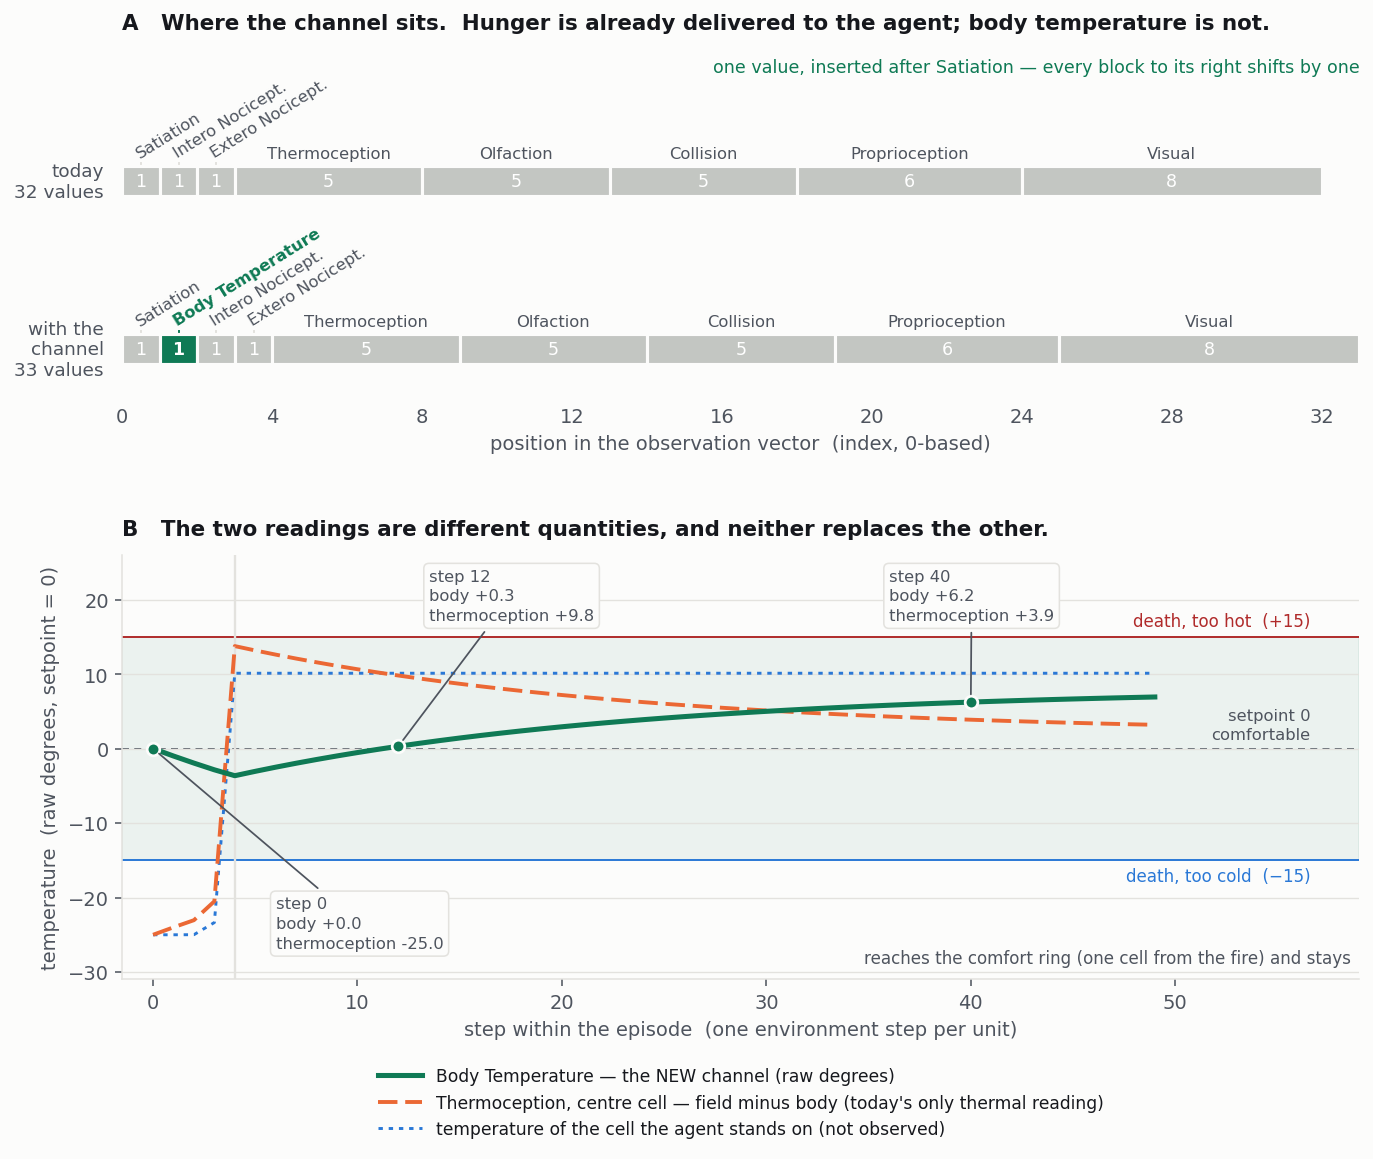

Source code (Python):
"""Figure J — the body-temperature observation channel.

Panel A: where the channel sits in the observation vector, before and after.
Panel B: a worked walk from the cold ground into the comfort ring, showing what
         the new channel reports and how it differs from the thermoceptor.

Run: /home/vncuser/miniconda3/envs/grid_world_pain/bin/python figJ_obs.py
"""
import matplotlib; matplotlib.use('Agg')
import matplotlib.pyplot as plt
from matplotlib.patches import Rectangle
import numpy as np
from sim import gaussian_smooth, body_traj, H, W

SURF='#fcfcfb'; INK='#16181d'; INK2='#4e545e'; GRID='#e3e2de'
COLD='#2a78d6'; HOT='#b02b2b'; WARM='#eb6834'; OK='#0f7a55'; MUTE='#c3c6c2'
plt.rcParams.update({'figure.dpi':100,'figure.facecolor':SURF,'axes.facecolor':SURF,
 'savefig.facecolor':SURF,'text.color':INK,'axes.labelcolor':INK2,'xtick.color':INK2,
 'ytick.color':INK2,'axes.edgecolor':GRID,'font.size':10,'axes.titlesize':11,
 'axes.titleweight':'bold'})

K_EX, K_LOSS, SETPOINT = 0.04, 0.01, 0.0
DEFAULT, A_FIRE, SIGMA = -25.0, 300.0, 0.7

# ---- the field the walk happens in -------------------------------------------
raw = np.full((H, W), DEFAULT); raw[5, 5] += A_FIRE
FIELD = gaussian_smooth(raw, SIGMA)

# the agent walks in along a row toward the fire at (5,5), then stops at d=1
PATH = [(5, 0), (5, 1), (5, 2), (5, 3)] + [(5, 4)]*46      # d=5..1, then holds at d=1
DWELL_START = 4

# ---- Panel A data: the observation layout ------------------------------------
BEFORE = [("Satiation",1),("Intero Nocicept.",1),("Extero Nocicept.",1),
          ("Thermoception",5),("Olfaction",5),("Collision",5),
          ("Proprioception",6),("Visual",8)]
AFTER  = [("Satiation",1),("Body Temperature",1),("Intero Nocicept.",1),
          ("Extero Nocicept.",1),("Thermoception",5),("Olfaction",5),
          ("Collision",5),("Proprioception",6),("Visual",8)]

fig = plt.figure(figsize=(11.4, 8.6))
gs = fig.add_gridspec(2, 1, height_ratios=[1.0, 1.22], hspace=0.40)

# ================= Panel A =====================================================
axA = fig.add_subplot(gs[0]); axA.set_xlim(0, 33); axA.set_ylim(-2.35, 3.45)
for s in axA.spines.values(): s.set_visible(False)
axA.set_yticks([]); axA.set_xticks(range(0, 34, 4))
axA.set_xlabel("position in the observation vector  (index, 0-based)")
axA.tick_params(axis='x', length=0)

def band(ax, blocks, y, h, hl=None, lab_y=None):
    """Draw one observation vector. Blocks >=4 wide are labelled inside; narrow
    ones are labelled above with a leader, because a 1-wide box cannot hold a name."""
    x = 0
    for name, w in blocks:
        is_new = (name == hl)
        ax.add_patch(Rectangle((x, y), w, h, facecolor=(OK if is_new else MUTE),
                               edgecolor=SURF, linewidth=1.6, zorder=2))
        ax.text(x + w/2, y + h/2, str(w), ha='center', va='center', zorder=3,
                fontsize=9, color='white',
                fontweight='bold' if is_new else 'normal')
        if w >= 4:
            ax.text(x + w/2, y + h + 0.09, name, ha='center', va='bottom',
                    fontsize=8.4, color=INK2, zorder=3)
        else:
            ax.plot([x + w/2, x + w/2], [y + h + 0.04, lab_y - 0.05],
                    color=(OK if is_new else GRID), lw=1.0, zorder=1)
            ax.text(x + w/2, lab_y, name, ha='left', va='bottom', rotation=32,
                    rotation_mode='anchor', fontsize=8.4, zorder=3,
                    color=(OK if is_new else INK2),
                    fontweight='bold' if is_new else 'normal')
        x += w

band(axA, BEFORE, 1.05, 0.50, lab_y=1.65)
band(axA, AFTER,  -1.75, 0.50, hl="Body Temperature", lab_y=-1.15)
axA.text(-0.5, 1.30, "today\n32 values", ha='right', va='center', fontsize=9.5, color=INK2)
axA.text(-0.5, -1.50, "with the\nchannel\n33 values", ha='right', va='center',
         fontsize=9.5, color=INK2)
axA.text(33, 3.20, "one value, inserted after Satiation — every block to its right shifts by one",
         fontsize=9, color=OK, va='center', ha='right')
axA.set_title("A   Where the channel sits.  Hunger is already delivered to the agent; body temperature is not.",
              loc='left', pad=12)

# ================= Panel B =====================================================
axB = fig.add_subplot(gs[1])
T = SETPOINT; body=[]; centre=[]; cell=[]; dist=[]
for (r, c) in PATH:
    f = float(FIELD[r, c])
    body.append(T); centre.append(f - T); cell.append(f)
    dist.append(abs(r-5)+abs(c-5))
    T = T + K_EX*(f - T) - K_LOSS*(T - SETPOINT)
steps = np.arange(len(PATH))

axB.axhspan(-15, 15, color=OK, alpha=0.07, zorder=0)
axB.axhline(0, color=INK2, lw=0.9, ls=(0, (4, 3)), zorder=1)
axB.axhline(15, color=HOT, lw=1.0, zorder=1); axB.axhline(-15, color=COLD, lw=1.0, zorder=1)
axB.plot(steps, body, color=OK, lw=2.6, zorder=4,
         label="Body Temperature — the NEW channel (raw degrees)")
axB.plot(steps, centre, color=WARM, lw=2.0, ls=(0, (5, 2)), zorder=3,
         label="Thermoception, centre cell — field minus body (today's only thermal reading)")
axB.plot(steps, cell, color=COLD, lw=1.5, ls=(0, (1.5, 2)), zorder=2,
         label="temperature of the cell the agent stands on (not observed)")

axB.text(len(PATH)+6.6, 15.9, "death, too hot  (+15)", color=HOT, fontsize=8.6,
         va='bottom', ha='right')
axB.text(len(PATH)+6.6, -15.9, "death, too cold  (−15)", color=COLD, fontsize=8.6,
         va='top', ha='right')
axB.text(len(PATH)+6.6, 0.9, "setpoint 0\ncomfortable", color=INK2, fontsize=8.4,
         ha='right', va='bottom', linespacing=1.3)
axB.axvline(DWELL_START, color=GRID, lw=1.2, zorder=1)
axB.text(len(PATH)+8.6, -29.4, "reaches the comfort ring (one cell from the fire) and stays",
         fontsize=8.6, color=INK2, va='bottom', ha='right')

for s, (ax_, ay_) in zip((0, 12, 40), ((6.0, -23.5), (13.5, 20.5), (36.0, 20.5))):
    axB.plot([s], [body[s]], 'o', ms=6.5, color=OK, zorder=5,
             markeredgecolor=SURF, markeredgewidth=1.4)
    axB.annotate(f"step {s}\nbody {body[s]:+.1f}\nthermoception {centre[s]:+.1f}",
                 xy=(s, body[s]), xytext=(ax_, ay_), fontsize=8.4,
                 color=INK2, linespacing=1.4, zorder=6, ha='left', va='center',
                 bbox=dict(boxstyle='round,pad=0.32', fc=SURF, ec=GRID, lw=0.8),
                 arrowprops=dict(arrowstyle='-', color=INK2, lw=0.9,
                                 shrinkA=2, shrinkB=4))

axB.set_xlim(-1.5, len(PATH)+9); axB.set_ylim(-31, 26)
axB.set_xlabel("step within the episode  (one environment step per unit)")
axB.set_ylabel("temperature  (raw degrees, setpoint = 0)")
axB.grid(axis='y', color=GRID, lw=0.7, zorder=0)
for s in ('top','right'): axB.spines[s].set_visible(False)
axB.legend(loc='upper center', bbox_to_anchor=(0.5, -0.17), frameon=False,
           fontsize=8.8, ncol=1, handlelength=2.6)
axB.set_title("B   The two readings are different quantities, and neither replaces the other.",
              loc='left', pad=10)

fig.savefig('figJ_obs.png', bbox_inches='tight', dpi=140)
print("wrote figJ_obs.png")
for s in (0, 12, 40):
    print(f"  step {s:2d}: body {body[s]:+7.2f}  thermo_centre {centre[s]:+7.2f}  "
          f"cell {cell[s]:+7.2f}  sum {centre[s]+body[s]:+7.2f}  d={dist[s]}")
